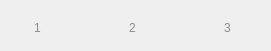
     <widget class="QWidget" name="widget_5" native="true">
      <property name="geometry">
       <rect>
        <x>360</x>
        <y>520</y>
        <width>271</width>
        <height>51</height>
       </rect>
      </property>
      <widget class="QLabel" name="num_1">
       <property name="geometry">
        <rect>
         <x>20</x>
         <y>10</y>
         <width>35</width>
         <height>35</height>
        </rect>
       </property>
       <property name="styleSheet">
        <string notr="true">font:27pt &quot;华光胖头鱼_CNKI&quot;;
color: rgb(141, 141, 141);</string>
       </property>
       <property name="text">
        <string>1</string>
       </property>
       <property name="alignment">
        <set>Qt::AlignCenter</set>
       </property>
      </widget>
      <widget class="QLabel" name="num_2">
       <property name="geometry">
        <rect>
         <x>115</x>
         <y>10</y>
         <width>35</width>
         <height>35</height>
        </rect>
       </property>
       <property name="styleSheet">
        <string notr="true">font:27pt &quot;华光胖头鱼_CNKI&quot;;
color: rgb(141, 141, 141);</string>
       </property>
       <property name="text">
        <string>2</string>
       </property>
       <property name="alignment">
        <set>Qt::AlignCenter</set>
       </property>
      </widget>
      <widget class="QLabel" name="num_3">
       <property name="geometry">
        <rect>
         <x>210</x>
         <y>10</y>
         <width>35</width>
         <height>35</height>
        </rect>
       </property>
       <property name="styleSheet">
        <string notr="true">font:27pt &quot;华光胖头鱼_CNKI&quot;;
color: rgb(141, 141, 141);</string>
       </property>
       <property name="text">
        <string>3</string>
       </property>
       <property name="alignment">
        <set>Qt::AlignCenter</set>
       </property>
      </widget>
      <widget class="QLabel" name="check_1">
       <property name="geometry">
        <rect>
         <x>20</x>
         <y>10</y>
         <width>35</width>
         <height>35</height>
        </rect>
       </property>
       <property name="styleSheet">
        <string notr="true"/>
       </property>
       <property name="alignment">
        <set>Qt::AlignCenter</set>
       </property>
      </widget>
      <widget class="QLabel" name="check_2">
       <property name="geometry">
        <rect>
         <x>115</x>
         <y>10</y>
         <width>35</width>
         <height>35</height>
        </rect>
       </property>
       <property name="styleSheet">
        <string notr="true"/>
       </property>
       <property name="alignment">
        <set>Qt::AlignCenter</set>
       </property>
      </widget>
      <widget class="QLabel" name="check_3">
       <property name="geometry">
        <rect>
         <x>210</x>
         <y>10</y>
         <width>35</width>
         <height>35</height>
        </rect>
       </property>
       <property name="styleSheet">
        <string notr="true"/>
       </property>
       <property name="alignment">
        <set>Qt::AlignCenter</set>
       </property>
      </widget>
     </widget>
